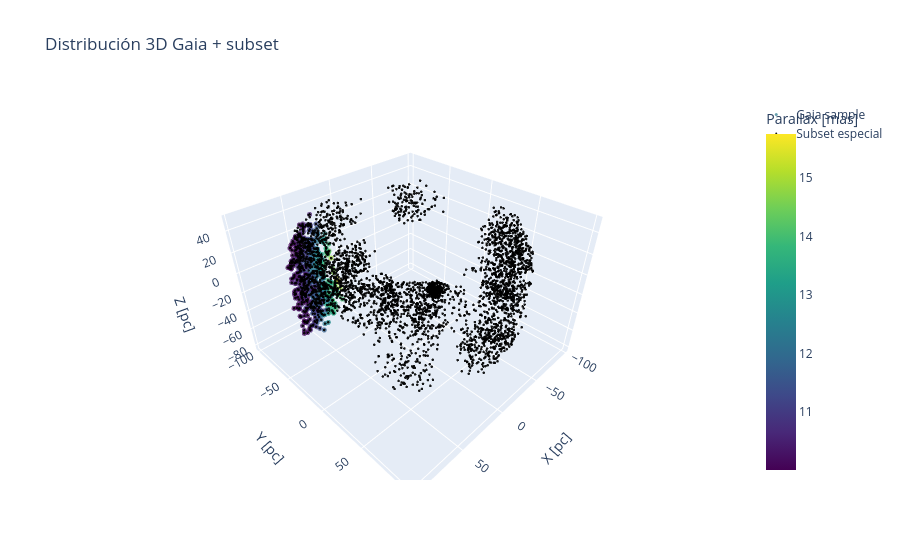

The cell this chart's notebook holds for it:
### Code cell
import plotly.graph_objects as go
fig = go.Figure()
df_filter = dff[dff['cluster']==2]
# 🔵 Estrellas principales
fig.add_trace(
    go.Scatter3d(
        x=df_filter["x_pc"],
        y=df_filter["y_pc"],
        z=df_filter["z_pc"],
        mode="markers",
        marker=dict(
            size=3,
            color=df_filter["parallax"],  # o lo que uses
            colorscale="Viridis",
            opacity=0.7,
            colorbar=dict(title="Parallax [mas]")
        ),
        name="Gaia sample"
    )
)

# ⚫ Estrellas negras (más pequeñas)
fig.add_trace(
    go.Scatter3d(
        x=dff["x_pc"],
        y=dff["y_pc"],
        z=dff["z_pc"],
        mode="markers",
        marker=dict(
            size=1.5,
            color="black",
            opacity=0.9
        ),
        name="Subset especial"
    )
)

fig.update_layout(
    title="Distribución 3D Gaia + subset",
    scene=dict(
        xaxis_title="X [pc]",
        yaxis_title="Y [pc]",
        zaxis_title="Z [pc]"
    )
)

fig.show()

### Figure 1 — Plotly figure (JSON) as saved in the notebook; plotly's stock layout.template omitted (floating-point values rounded to 4 significant figures; data arrays with more than 128 entries replaced by an {"elided": "..."} marker saying what was removed)
{"data": [{"marker": {"color": {"elided": "631 float values"}, "colorbar": {"title": {"text": "Parallax [mas]"}}, "colorscale": [[0, "#440154"], [0.1111, "#482878"], [0.2222, "#3e4989"], [0.3333, "#31688e"], [0.4444, "#26828e"], [0.5556, "#1f9e89"], [0.6667, "#35b779"], [0.7778, "#6ece58"], [0.8889, "#b5de2b"], [1, "#fde725"]], "opacity": 0.7, "size": 3}, "mode": "markers", "name": "Gaia sample", "type": "scatter3d", "x": {"elided": "631 float values"}, "y": {"elided": "631 float values"}, "z": {"elided": "631 float values"}}, {"marker": {"color": "black", "opacity": 0.9, "size": 1.5}, "mode": "markers", "name": "Subset especial", "type": "scatter3d", "x": {"elided": "3859 float values"}, "y": {"elided": "3859 float values"}, "z": {"elided": "3859 float values"}}], "layout": {"scene": {"xaxis": {"title": {"text": "X [pc]"}}, "yaxis": {"title": {"text": "Y [pc]"}}, "zaxis": {"title": {"text": "Z [pc]"}}}, "title": {"text": "Distribución 3D Gaia + subset"}}}
